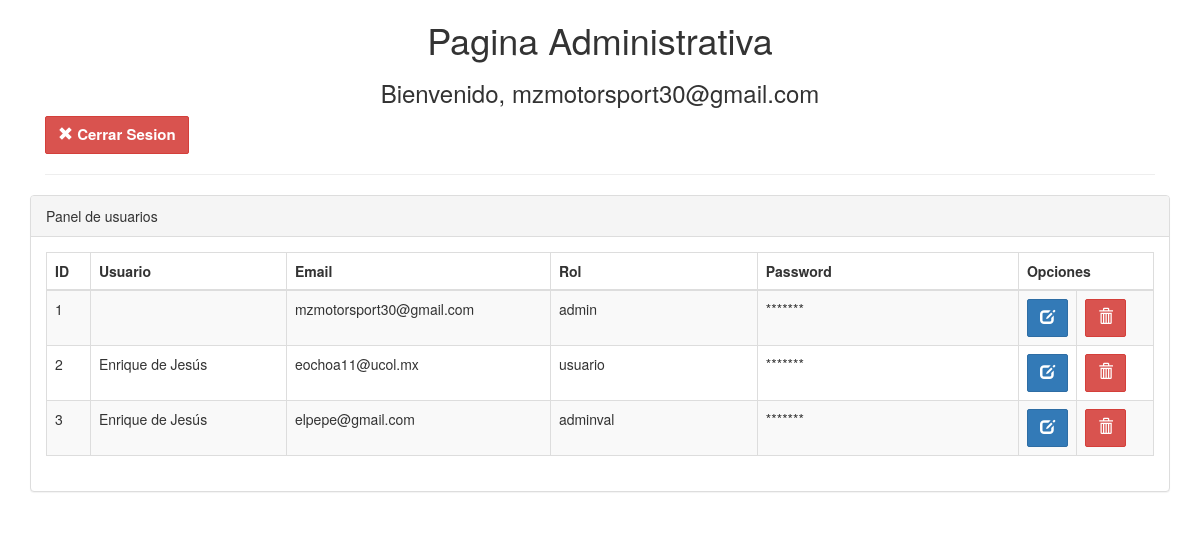
Page /admin/admin_portada.php (signed in) on the committed database.
### tables this page shows
CREATE TABLE `usuarios` (
  `id` int(11) NOT NULL,
  `username` varchar(40) NOT NULL,
  `nombre` varchar(50) NOT NULL,
  `apellidos` varchar(50) NOT NULL,
  `email` varchar(40) NOT NULL,
  `contacto` varchar(15) NOT NULL,
  `pwd` varchar(150) NOT NULL,
  `role` varchar(15) NOT NULL
);

### admin/admin_portada.php (the view, shortened to what this page needs)
<!DOCTYPE html>
<html>
<head>
<link rel="stylesheet" href="../bootstrap/css/bootstrap.min.css">
</head>
	<body>
	<div class="wrapper">
	<div class="container">
		<div class="col-lg-12">
			<center>
				<h1>Pagina Administrativa</h1>
				<h3>
				<?php
				if(isset($_SESSION['admin_login']))
				{
				?>
					Bienvenido,
				<?php
						echo $_SESSION['admin_login'];
				}
				?>
				</h3>
			</center>
			<a href="../cerrar_sesion.php"><button class="btn btn-danger text-left"><span class="glyphicon glyphicon-remove" aria-hidden="true"></span> Cerrar Sesion</button></a>
            <hr>
		</div>
		<br><br><br>
		<div class="row">
                <div class="col-lg-12">
                    <div class="panel panel-default">
                        <div class="panel-heading">
                            Panel de usuarios
                        </div>
                        <div class="panel-body">
                            <div class="table-responsive">
                                <table class="table table-striped table-bordered table-hover">
                                    <thead>
                                        <tr>
                                            <th width="4%">ID</th>
                                            <th width="18%">Usuario</th>
                                            <th width="24%">Email</th>
                                            <th width="19%">Rol</th>
                                            <th width="24%">Password</th>
											<th colspan="2">Opciones</th>
                                        </tr>
                                    </thead>
                                    <tbody>
									<?php
									require_once '../DBconect.php';
									$select_stmt=$db->prepare("SELECT id,nombre,email,role FROM usuarios");
									$select_stmt->execute();
									while($row=$select_stmt->fetch(PDO::FETCH_ASSOC))
									{
									?>
                                        <tr>
                                            <td><?php echo $row["id"]; ?></td>
                                            <td><?php echo $row["nombre"]; ?></td>
                                            <td><?php echo $row["email"]; ?></td>
                                            <td><?php echo $row["role"]; ?></td>
                                            <td>*******</td>
											<td width="4%"><button class="btn btn-primary"><span class="glyphicon glyphicon-edit" aria-hidden="true"></span></button></td>
											<td width="7%"><button class="btn btn-danger"><span class="glyphicon glyphicon-trash" aria-hidden="true"></span></button></td>
                                        </tr>
									<?php
									}
									?>
                                    </tbody>
                                </table>
                            </div>
                        </div>
                    </div>
                </div>
	</div>
	</div>
	</body>
</html>

### admin/admin_portada.php (style rules this page uses)
.form-control, .btn { min-height: 38px; border-radius: 2px; }
.btn { font-size: 15px; font-weight: bold; }

### rows in the picture
usuarios: id "1", email "mzmotorsport30@gmail.com", role "admin"
usuarios: id "2", nombre "Enrique de Jesús", email "eochoa11@ucol.mx", role "usuario"
usuarios: id "3", nombre "Enrique de Jesús", email "elpepe@gmail.com", role "adminval"

### other values in the picture
$_SESSION['admin_login'] "mzmotorsport30@gmail.com"
